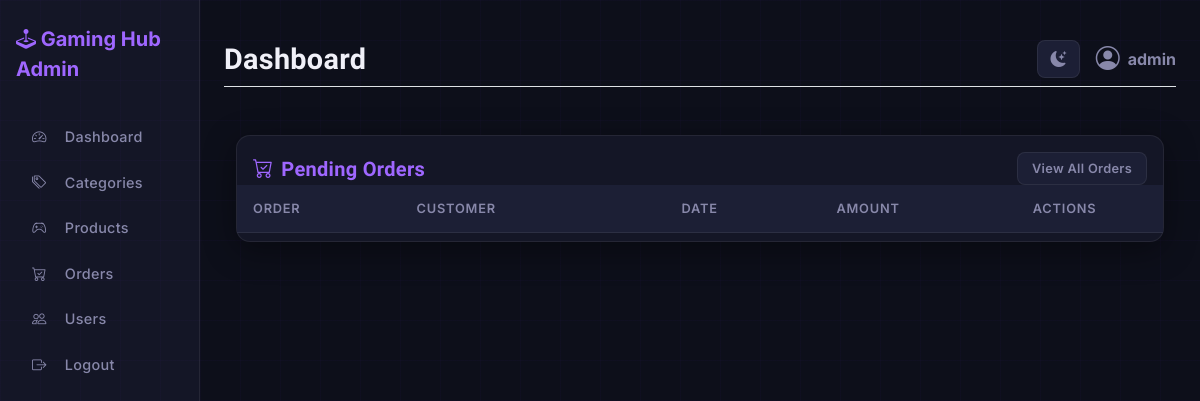
The page /admin/orders/pending.php (signed in) on the database as committed earlier.
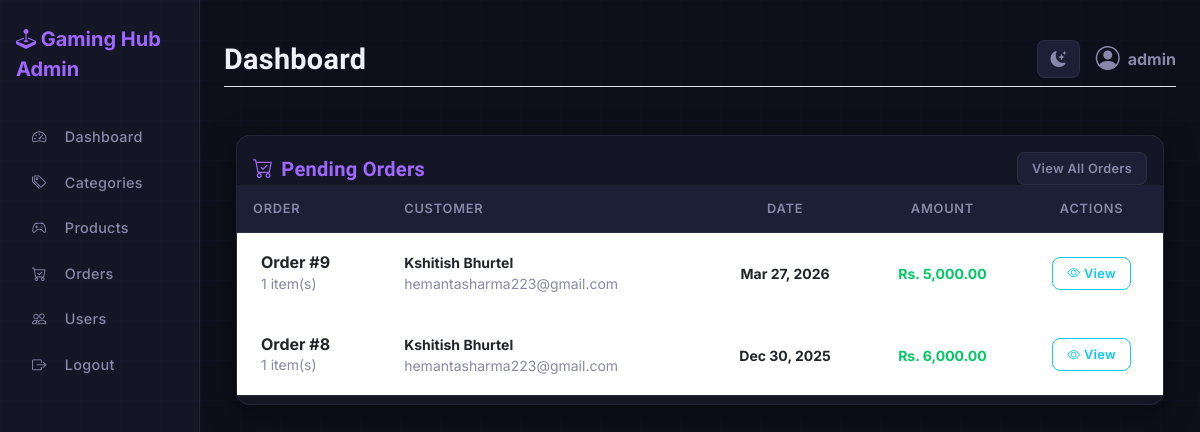
The same page on the database as committed later.
### tables this page shows
CREATE TABLE `orders` (
  `order_id` int(11) NOT NULL AUTO_INCREMENT,
  `user_id` int(11) NOT NULL,
  `order_date` timestamp NOT NULL DEFAULT current_timestamp(),
  `shipping_address` text NOT NULL,
  `contact_number` varchar(20) NOT NULL,
  `payment_method` varchar(50) DEFAULT 'Cash on Delivery',
  `total_amount` decimal(10,2) NOT NULL,
  `status` enum('pending','processing','shipped','delivered','cancelled') DEFAULT 'pending',
  `admin_response` text DEFAULT NULL,
  `response_date` timestamp NULL DEFAULT NULL,
  PRIMARY KEY (`order_id`),
  KEY `user_id` (`user_id`),
  CONSTRAINT `orders_ibfk_1` FOREIGN KEY (`user_id`) REFERENCES `users` (`user_id`) ON DELETE CASCADE
);

CREATE TABLE `users` (
  `user_id` int(11) NOT NULL AUTO_INCREMENT,
  `email` varchar(100) NOT NULL,
  `password` varchar(255) NOT NULL,
  `full_name` varchar(100) DEFAULT NULL,
  `phone` varchar(20) DEFAULT NULL,
  `address` text DEFAULT NULL,
  `is_active` tinyint(1) DEFAULT 1,
  `created_at` timestamp NOT NULL DEFAULT current_timestamp(),
  `updated_at` timestamp NOT NULL DEFAULT current_timestamp() ON UPDATE current_timestamp(),
  PRIMARY KEY (`user_id`),
  UNIQUE KEY `email` (`email`)
);

### config/database.php (called while the page is built)
<?php
$host = 'localhost';
$dbname = 'gaming_hub';
$username = 'root';
$password = '';
try {
    $pdo = new PDO("mysql:host=$host;dbname=$dbname;charset=utf8", $username, $password);
    $pdo->setAttribute(PDO::ATTR_ERRMODE, PDO::ERRMODE_EXCEPTION);
} catch (PDOException $e) {
    die("Database connection failed: " . $e->getMessage());
}
function executeQuery($sql, $params = []) {
    global $pdo;
    $stmt = $pdo->prepare($sql);
    $stmt->execute($params);
    return $stmt;
}
?>

### admin/orders/pending.php (the view, shortened to what the changed rows need)
<?php
require_once __DIR__ . '../../../config/database.php';
$pendingOrders = executeQuery("SELECT o.*, u.email, u.full_name
                              FROM orders o
                              JOIN users u ON o.user_id = u.user_id
                              WHERE o.status = 'pending'
                              ORDER BY o.order_date DESC")
    ->fetchAll(PDO::FETCH_ASSOC);
require_once __DIR__ . '/../includes/admin_header.php';
?>
<div class="container-fluid py-4">
    <div class="row">
        <div class="col-12">
            <div class="card mb-4">
                <div class="card-body px-0 pt-0 pb-2">
                    <div class="table-responsive p-0">
                        <table class="table align-items-center mb-0" id="orders-table">
                            <thead>
                                <tr>
                                    <th>Order</th>
                                    <th>Customer</th>
                                    <th class="text-center">Date</th>
                                    <th class="text-center">Amount</th>
                                    <th class="text-center">Actions</th>
                                </tr>
                            </thead>
                            <tbody>
                                <?php foreach ($pendingOrders as $order): ?>
                                    <tr>
                                        <td>
                                            <div class="d-flex px-2 py-1">
                                                <div class="d-flex flex-column justify-content-center">
                                                    <h6 class="mb-0 fw-bold">Order #<?= $order['order_id'] ?></h6>
                                                    <p class="text-muted small mb-0">
                                                        <?php
                                                        $itemCount = executeQuery(
                                                            "SELECT COUNT(*) FROM order_items WHERE order_id = ?",
                                                            [$order['order_id']]
                                                        )->fetchColumn();
                                                        echo $itemCount . ' item(s)';
                                                        ?>
                                                    </p>
                                                </div>
                                            </div>
                                        </td>
                                        <td>
                                            <p class="fw-bold mb-0 small"><?= $order['full_name'] ?></p>
                                            <p class="text-muted small mb-0"><?= $order['email'] ?></p>
                                        </td>
                                        <td class="align-middle text-center">
                                            <span class="small fw-bold">
                                                <?= date('M d, Y', strtotime($order['order_date'])) ?>
                                            </span>
                                        </td>
                                        <td class="align-middle text-center">
                                            <span class="small fw-bold text-success">
                                                Rs. <?= number_format($order['total_amount'], 2) ?>
                                            </span>
                                        </td>
                                        <td class="align-middle text-center">
                                            <a href="view.php?id=<?= $order['order_id'] ?>"
                                                class="btn btn-sm btn-outline-info mb-0">
                                                <i class="bi bi-eye"></i> View
                                            </a>
                                        </td>
                                    </tr>
                                <?php endforeach; ?>
                            </tbody>
                        </table>
                    </div>
                </div>
            </div>
        </div>
    </div>
</div>
<?php require_once __DIR__ . '/../includes/admin_footer.php'; ?>

Rows that differ between the two databases and show on the page:
added orders: order_id "9", itemCount "1", user.full_name "Kshitish Bhurtel", user.email "hemantasharma223@gmail.com", order_date "Mar 27, 2026", total_amount "5,000.00"
added orders: order_id "8", itemCount "1", user.full_name "Kshitish Bhurtel", user.email "hemantasharma223@gmail.com", order_date "Dec 30, 2025", total_amount "6,000.00"
